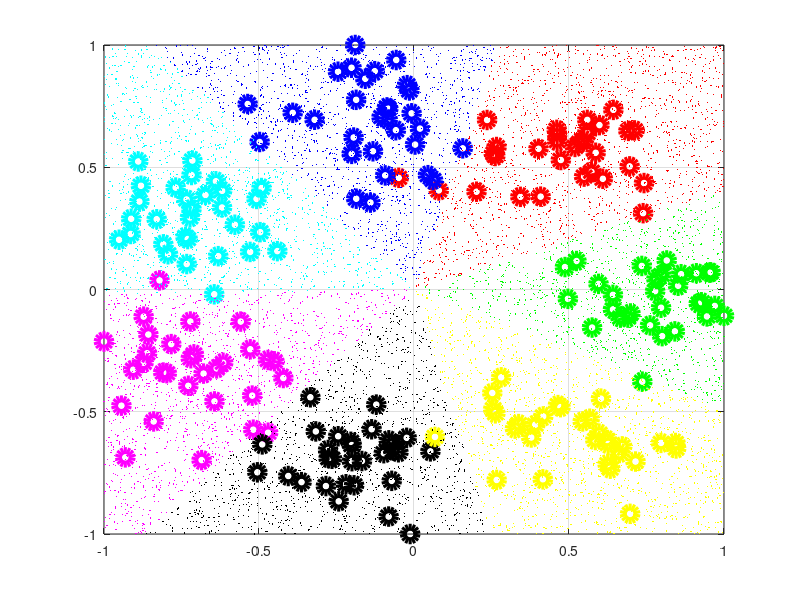

Write MATLAB code to recreate this figure.
clear 
close all
clc

%%
nc = 30;
c = 7;
r = 5;
X = [];
Y = [];
for i = 1:c
    theta = i*(2*pi/c);
    X = [X; randn(nc,1)+r*cos(theta), randn(nc,1)+r*sin(theta)]; %#ok<AGROW>
    Y = [Y; i*ones(nc,1)]; %#ok<AGROW>
end
[n, d] = size(X);

%%
for i = 1:d
    mi = min(X(:,i));
    ma = max(X(:,i));
    di = ma - mi;
    X(:,i) = 2*(X(:,i)-mi)/di-1; %#ok<SAGROW>
end

%%
colors = 'rbcmkyg';
figure, box on, grid on, hold on
for i = 1:c
    plot(X(Y==i,1),X(Y==i,2),['o',colors(i)],'MarkerSize',10,'linewidth',5)
end

%%
lambda = 1;
W = [];
for i1 = 1:c
    for i2 = i1+1:c
        cp = Y == i1;
        cm = Y == i2;
        all = cp | cm;
        Ytmp = cp*1 + cm*(-1);
        W = [W, (X(all,:)'*X(all,:)+lambda*eye(d))\(X(all,:)'*Ytmp(all))]; %#ok<AGROW>
    end
end

%%
ns = 10000;
XS = 2*rand(ns,d)-1; % Moltiplico per 2 e rimuovo 1 per distribuire i numeri tra -1 e 1
YS = zeros(ns,c*(c-1)/2);
i3 = 0;
for i1 = 1:c
    for i2 = i1+1:c
        i3 = i3 + 1;
        YS(:,i3) = XS*W(:,i3);
        YS(:,i3) = (YS(:,i3)>=0)*i1+(YS(:,i3)<0)*i2;
    end
end
YS = mode(YS,2);

%%
for i = 1:c
    plot(XS(YS==i,1),XS(YS==i,2),['.',colors(i)],'MarkerSize',1)
end